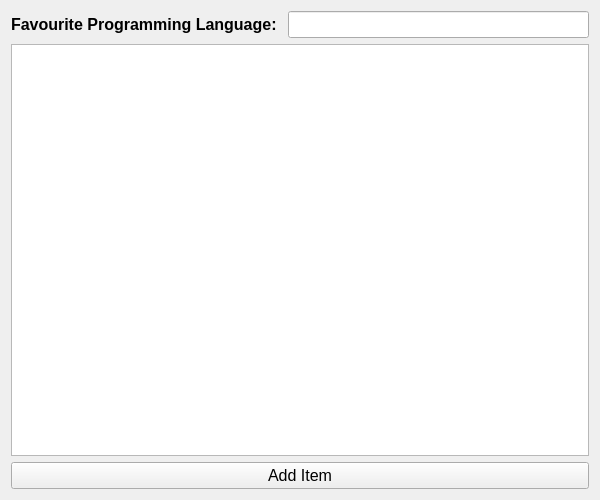
<?xml version="1.0" encoding="UTF-8"?>
<ui version="4.0">
 <class>Form</class>
 <widget class="QWidget" name="Form">
  <property name="geometry">
   <rect>
    <x>0</x>
    <y>0</y>
    <width>600</width>
    <height>500</height>
   </rect>
  </property>
  <property name="windowTitle">
   <string>Form</string>
  </property>
  <layout class="QVBoxLayout" name="verticalLayout">
   <item>
    <layout class="QHBoxLayout" name="horizontalLayout">
     <item>
      <widget class="QLabel" name="label">
       <property name="font">
        <font>
         <pointsize>12</pointsize>
         <bold>true</bold>
        </font>
       </property>
       <property name="text">
        <string>Favourite Programming Language: </string>
       </property>
      </widget>
     </item>
     <item>
      <widget class="QLineEdit" name="lineEdit">
       <property name="font">
        <font>
         <pointsize>12</pointsize>
        </font>
       </property>
      </widget>
     </item>
    </layout>
   </item>
   <item>
    <widget class="QListWidget" name="listWidget"/>
   </item>
   <item>
    <widget class="QPushButton" name="pushButton">
     <property name="font">
      <font>
       <pointsize>12</pointsize>
      </font>
     </property>
     <property name="text">
      <string>Add Item</string>
     </property>
    </widget>
   </item>
  </layout>
 </widget>
 <resources/>
 <connections/>
</ui>
